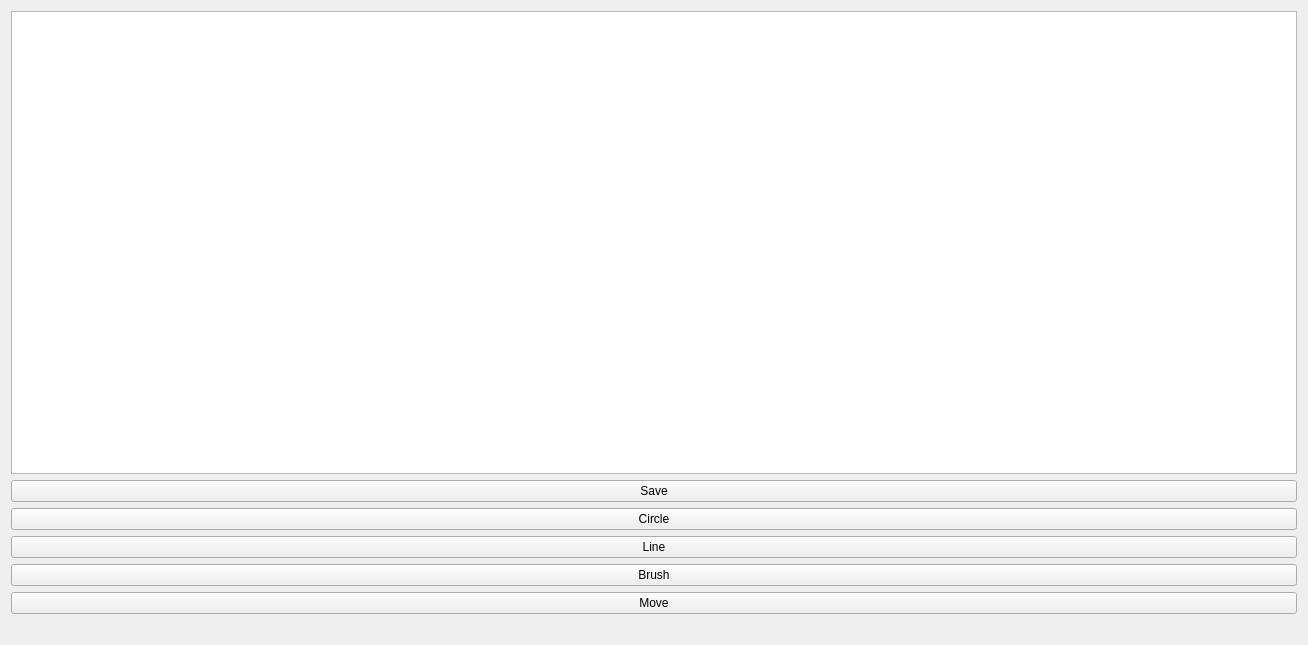
<?xml version="1.0" encoding="UTF-8"?>
<ui version="4.0">
 <class>Paint</class>
 <widget class="QWidget" name="Paint">
  <property name="geometry">
   <rect>
    <x>0</x>
    <y>0</y>
    <width>1308</width>
    <height>645</height>
   </rect>
  </property>
  <property name="windowTitle">
   <string>Paint</string>
  </property>
  <layout class="QGridLayout" name="gridLayout">
   <item row="2" column="0">
    <widget class="QPushButton" name="pushButton_4">
     <property name="text">
      <string>Circle</string>
     </property>
    </widget>
   </item>
   <item row="0" column="0">
    <widget class="QGraphicsView" name="graphicsView"/>
   </item>
   <item row="6" column="0">
    <widget class="QLabel" name="label">
     <property name="text">
      <string/>
     </property>
    </widget>
   </item>
   <item row="3" column="0">
    <widget class="QPushButton" name="pushButton_1">
     <property name="text">
      <string>Line</string>
     </property>
    </widget>
   </item>
   <item row="1" column="0">
    <widget class="QPushButton" name="pushButton">
     <property name="text">
      <string>Save</string>
     </property>
    </widget>
   </item>
   <item row="4" column="0">
    <widget class="QPushButton" name="pushButton_3">
     <property name="text">
      <string>Brush</string>
     </property>
    </widget>
   </item>
   <item row="5" column="0">
    <widget class="QPushButton" name="pushButton_2">
     <property name="text">
      <string>Move</string>
     </property>
    </widget>
   </item>
  </layout>
 </widget>
 <layoutdefault spacing="6" margin="11"/>
 <resources/>
 <connections/>
</ui>
